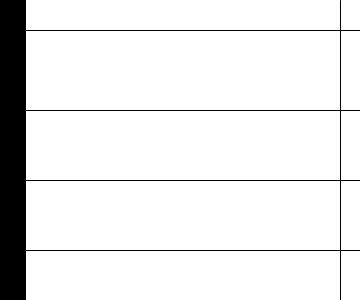
Frame 1 (no input)
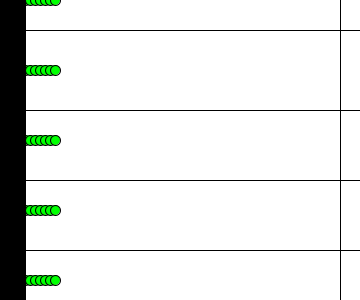
Frame 60 (the mouse pressed at the canvas centre just before this capture)
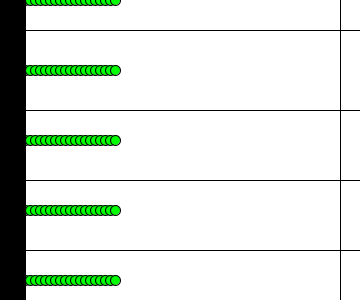
Frame 120 (the mouse held since frame 60 and released just before this capture)

The Processing sketch that drew these frames (run headless with seeded random() and noise(); from frame 60 on, the mouse is pressed at the canvas centre):

// Processing sketch: processing_121641
// ── processing_121641.pde

int i=0,j=0;
void setup(){
  size(360,300);
  background(#ffffff);
  frameRate(8);
  fill(#FFFFFF);
}
 
void draw(){

 do{
    fill(0,255,0);
    ellipse(j,i,10,10);
    i+=70;
    if(i>height){
     j=j+5;
     i=0;
    }
    if(j>=width){
      i=10;
      j=10;
    }
 } while(0!=0);
 
   line(0,30 , 360,30);  
   line(0,110 , 360,110);
   line(0,180 , 360,180);
   line(0,250 , 360,250);
   line(340,0 , 340,360);
   fill(0,0,0);
   rect (0,0, 25,360);
}
